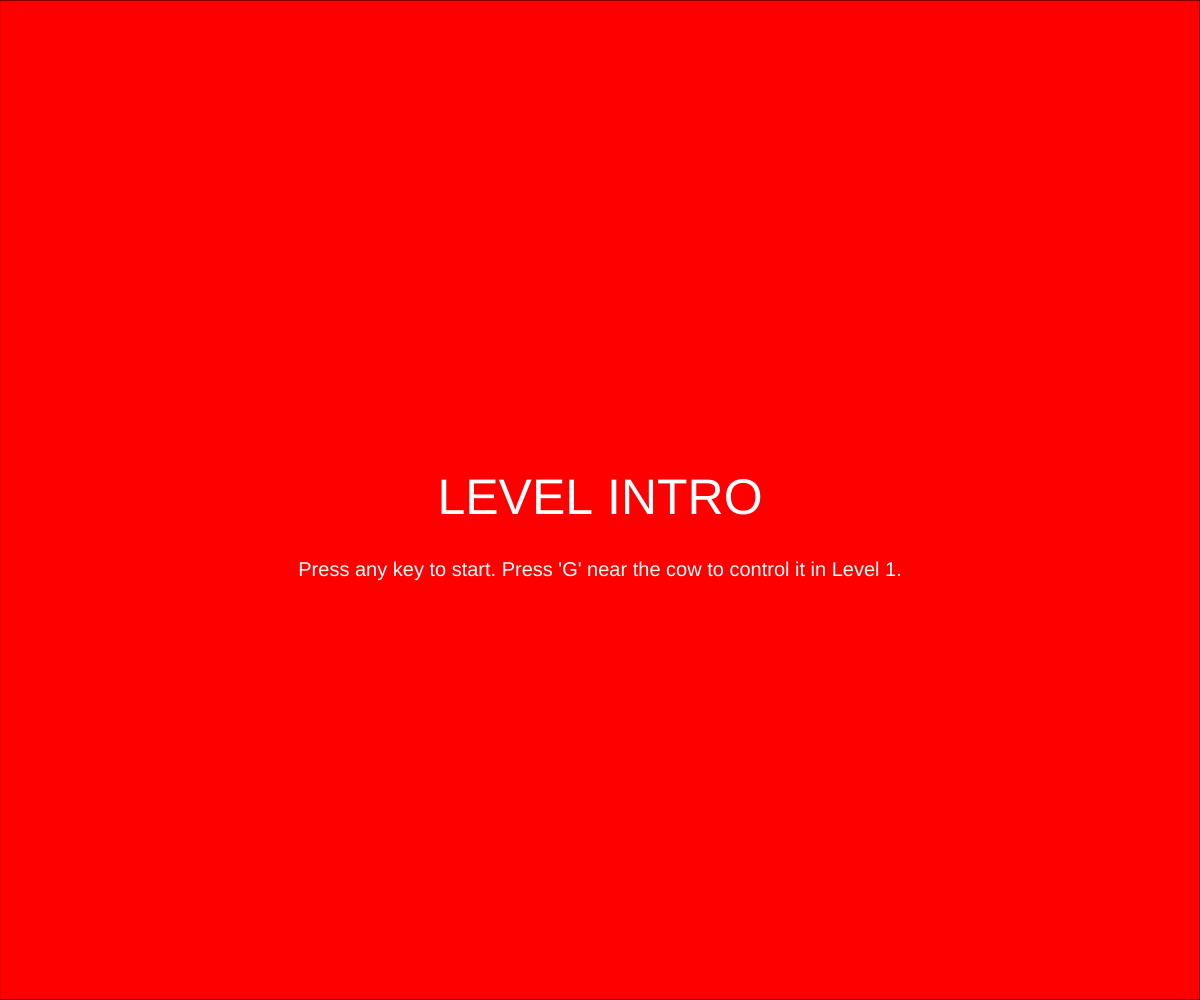
Frame 1 (no input)
Frame 60 (no input): identical to frame 1, image omitted
Frame 120 (the mouse pressed at the canvas centre since frame 60): identical to frame 1, image omitted

The p5.js sketch that drew this single still picture (run headless with seeded random() and noise() and a simulated clock; from frame 60 on, the mouse is pressed at the canvas centre):

// p5.js sketch
// ── sketch.js
// --- GLOBAL VARIABLES ---
let gameState = "intro";
let xDirectionmovement = 0;
let xSpeed = 5;

let cowXdirectionmovement = 0;
let xcowSpeed = 10;
let cowStopped = false; // New state to track if the cow has reached its stop point
let cowControlled = false; // New state to track if the player is controlling the cow

const COW_WIDTH = 100;
const COW_HEIGHT = 25;
const PLAYER_SIZE = 50;
const ACTIVATION_DISTANCE = 200; // Max distance between player and cow to enable control

function setup() {
  createCanvas(windowWidth, windowHeight);
  textAlign(CENTER, CENTER);
  // Initialize player position
  xDirectionmovement = 50; 
  // Calculate the cow's final stopping position (right edge - cow width)
  // This value will be used in levelOne to check if the cow should stop.
  //const cowStopPos = width - COW_WIDTH;
}

function draw() {
  if(gameState === "intro"){
    introLevel();
  } else if (gameState === "level 1"){
    levelOne();
  } else if( gameState === "level 2"){ // Added opening bracket for consistency
    levelTwo();
  }
}

function introLevel(){
  fill("RED");
  rect(0, 0, width, height); // Use width/height
  fill(255);
  textSize(50);
  text("LEVEL INTRO", width/2, height/2);
  textSize(20);
  text("Press any key to start. Press 'G' near the cow to control it in Level 1.", width/2, height/2 + 70);
}

function levelOne(){
  // Y-position for the ground and entities
  const groundY = height / 2; 
  const playerY = groundY - PLAYER_SIZE;
  const cowY = groundY - COW_HEIGHT;
  
  // Draw Background
  fill(0, 255, 0, 100);
  rect(0, 0, width, height);
  
  // Draw Ground
  fill("black");
  rect(0, groundY, width, height/2);

  playerMovement();
  
  // Draw Player
  fill("ORANGE");
  rect(xDirectionmovement, playerY, PLAYER_SIZE, PLAYER_SIZE);

  // --- Cow Auto-Movement Logic ---
  if (cowControlled === false) {
    if (cowStopped === false) {
      // Auto-move right
      cowXdirectionmovement = cowXdirectionmovement + xcowSpeed;
    
      // Check for stop point (Cow's right edge reaches screen edge)
      if (cowXdirectionmovement >= width - COW_WIDTH) {
        cowXdirectionmovement = width - COW_WIDTH; // Snap to the edge
        cowStopped = true; // Set flag to stop movement
        xcowSpeed = 0; // Ensure speed is zero
      }
    }
  }

  // Draw Cow
  fill("PURPLE");
  rect(cowXdirectionmovement, cowY, COW_WIDTH, COW_HEIGHT);
  
  // Optional: Display instruction text if near the cow
  if (cowStopped === true) {
      let cowCenter = cowXdirectionmovement + COW_WIDTH / 2;
      let playerCenter = xDirectionmovement + PLAYER_SIZE / 2;
      let distance = dist(cowCenter, groundY, playerCenter, groundY);
      
      if (distance < ACTIVATION_DISTANCE) {
          fill(0);
          textSize(20);
          text("Press 'G' to control cow", width - 150, groundY - COW_HEIGHT - 30);
      }
  }
}

  // function levelTwo(){
  //   // Y-position for the ground and entities
  //   const groundY = height / 2; 
  //   const playerY = groundY - PLAYER_SIZE;
  //   const cowY = groundY - COW_HEIGHT;

  //   fill("WHITE");
  //   rect(0, 0, width, height);

  //   // Draw Ground
  //   fill("black");
  //   rect(0, groundY, width, height/2);

  //   playerMovement();
    
  //   // Draw Player
  //   fill("ORANGE");
  //   rect(xDirectionmovement, playerY, PLAYER_SIZE, PLAYER_SIZE);

  //   // --- Cow Auto-Movement (Moving Left) ---
  //   // The cow is still controlled by player movement in this function, 
  //   // as the cowControlled state persists unless reset.
    
  //   // Draw Cow
  //       // fill("PURPLE");
  //         //rect(cowXdirectionmovement, cowY, COW_WIDTH, COW_HEIGHT);
  // }

function keyPressed(){
  if(gameState === "intro"){
    gameState = "level 1";
  } else if(gameState === "level 1" && keyCode == 71){ // 💡 Press 'G' in Level 1
      
      let cowCenter = cowXdirectionmovement + COW_WIDTH / 2;
      let playerCenter = xDirectionmovement + PLAYER_SIZE / 2;
      let distance = dist(cowCenter, height/2, playerCenter, height/2); // Check distance
      
      // Check if the cow is stopped AND the player is close enough
      if (cowStopped === true && distance < ACTIVATION_DISTANCE) {
          cowControlled = true;
          xcowSpeed = xSpeed; // Match cow speed to player speed
      } else {
           // Original Level 2 transition kept for redundancy (optional)
           // gameState = "level 2";
      }
  }
}

function playerMovement(){
  // Used to store the direction of player input
  let direction = 0; 
    
  if(keyIsDown(RIGHT_ARROW)){
    xDirectionmovement = xDirectionmovement + xSpeed;
    direction = 1;
  } else if (keyIsDown(LEFT_ARROW)){
    xDirectionmovement = xDirectionmovement - xSpeed;
    direction = -1;
  }

  // --- Cow Movement Logic (After Player Input) ---
  if (cowControlled === true) {
      // Move the cow in the direction of player input
      cowXdirectionmovement = cowXdirectionmovement + (xcowSpeed * direction);
      
      // Boundary check to keep the cow on screen too (optional)
      if (cowXdirectionmovement < 0) {
          cowXdirectionmovement = 0;
      }
      if (cowXdirectionmovement > width - COW_WIDTH) {
          cowXdirectionmovement = width - COW_WIDTH;
      }
  }

  // Player Boundary and Level Transition Check
  // if (xDirectionmovement > width){
  //   gameState = "level 2";
  //   xDirectionmovement = 0; // Reset player position for new level
  //   cowControlled = false;  // Release cow control in the new level
  // }
   if (xDirectionmovement < 0) {
      xDirectionmovement = 0;
   }
}
